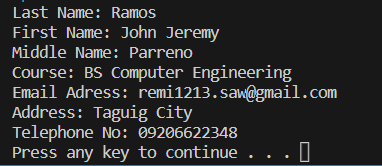
#> input picture 1/PTask#1.PNG, 382 x 166 px
$ python 'image to ascii.py'
#> lines starting #> are read from the running program, lines starting #| are printed output that depends on the picture
#> the answer given: PTask#1.PNG
#> in main, image is the input picture: PIL image 382x166 RGBA; mean R, G, B, A 42, 42.7, 43.3, 255
import PIL.Image

ASCII_CHARS = ["@", "#", "＄", "%", "?", "*", "+", ";", ":", ",", "."]

def resize(image, new_width=150):
#> called with new_width = 150
    old_width, old_height = image.size
#> old_width = 382; old_height = 166
    new_height = int(new_width * old_height / old_width)
#> new_height = 65
    return image.resize((new_width, new_height))
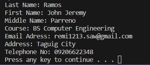
#> returned value: PIL image 150x65 RGBA; mean R, G, B, A 42, 42.6, 43, 255

def to_greyscale(image):
    return image.convert("L")
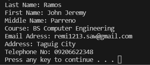
#> returned value: PIL image 150x65 L; min 5, max 184, mean 42.5

def pixel_to_ascii(image):
    pixels = image.getdata()
    ascii_str = ""
    for pixel in pixels:
        ascii_str += ASCII_CHARS[pixel//25]
#> this loop made 9750 passes
#> (pixel, ascii_str) on passes 1 to 3: (24, '@'), (24, '@@'), (24, '@@@')
    return ascii_str

def main():
    path = input("Enter the path to the image file: \n")
    try:
        image = PIL.Image.open(path)
    except:
        print(path, "Unable to find image")
        return
    image = resize(image)

    # Convert image to RGBA mode to handle transparency
    image = image.convert("RGBA")

    # Convert image to grayscale
    greyscale_image = to_greyscale(image)
    # convert greyscale image to ascii characters
    ascii_str = pixel_to_ascii(greyscale_image)
    img_width = greyscale_image.width
#> img_width = 150
    ascii_str_len = len(ascii_str)
#> ascii_str_len = 9750
    ascii_img=""
    #Split the string based on width  of the image
    for i in range(0, ascii_str_len, img_width):
        ascii_img += ascii_str[i:i+img_width] + "\n"
    #save the string to a file using UTF-8 encoding
    with open("ascii_image.txt", "w", encoding="utf-8") as f:
        f.write(ascii_img)
main()
